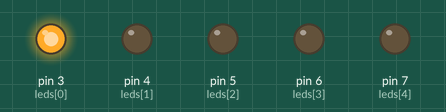
The sketch below on a simulated Arduino Uno, built with avr-gcc and run on an emulated ATmega328P. On the bench: output pins drawn as LEDs (lit = HIGH).

Above: at 1.5 s.
At 4.5 s:
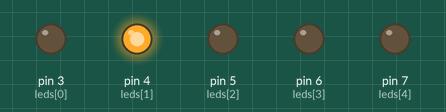
At 7.5 s:
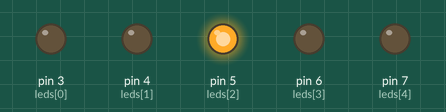
At 10.5 s:
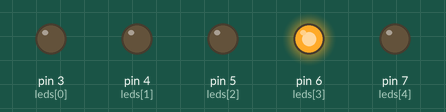
At 13.5 s:
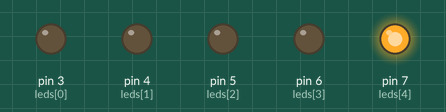
Timing chart, 0 to 19.5 s (numbered marks = the images above):
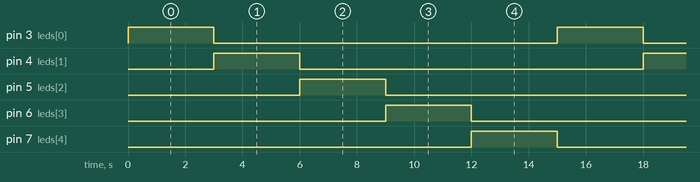

Measured:
- by itself, pin 3 (leds[0]), pin 4 (leds[1]), pin 5 (leds[2]), pin 6 (leds[3]), pin 7 (leds[4]): alternates HIGH for 3.0 s and LOW for 12.0 s
- by itself, everything shown: repeats every 15.0 s, in 6 steps

The sketch:

copy_of_neat_elzing_lappi1.ino
```cpp
int leds[] = {3, 4, 5, 6, 7}; // Pinos dos LEDs
int numLeds = 5;

void setup() {
  for (int i = 0; i < numLeds; i++) {
    pinMode(leds[i], OUTPUT); // Define cada pino como saída
  }
}

void loop() {
  for (int i = 0; i < numLeds; i++) {
    digitalWrite(leds[i], HIGH); // Acende LED
    delay(3000);                 // Espera 3 segundos
    digitalWrite(leds[i], LOW);  // Apaga LED
  }
}
```
